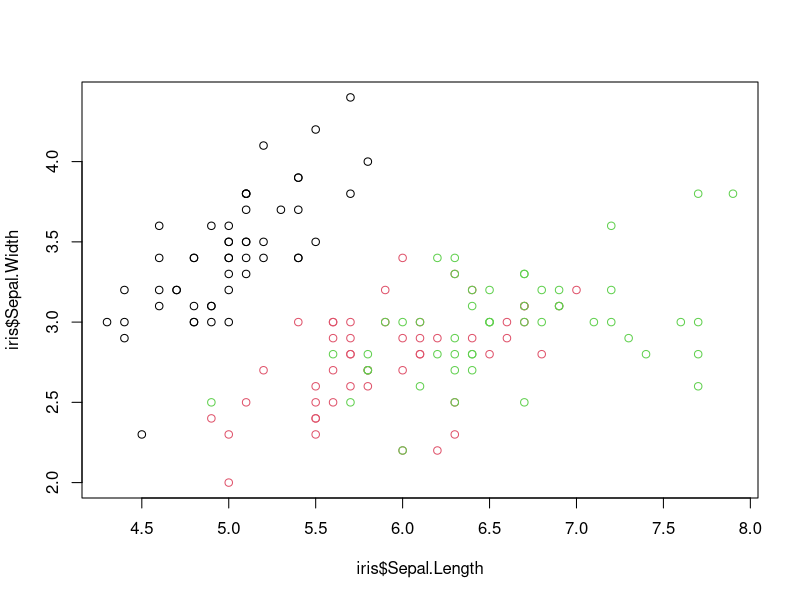
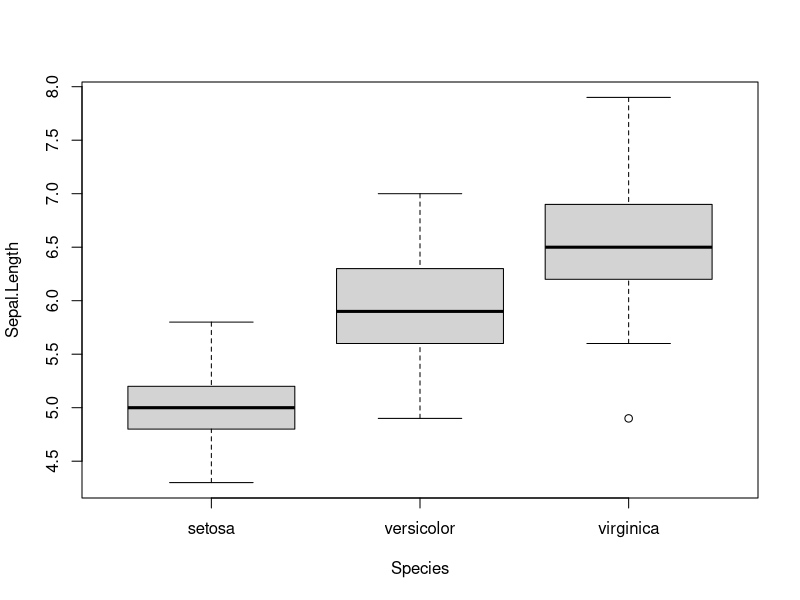
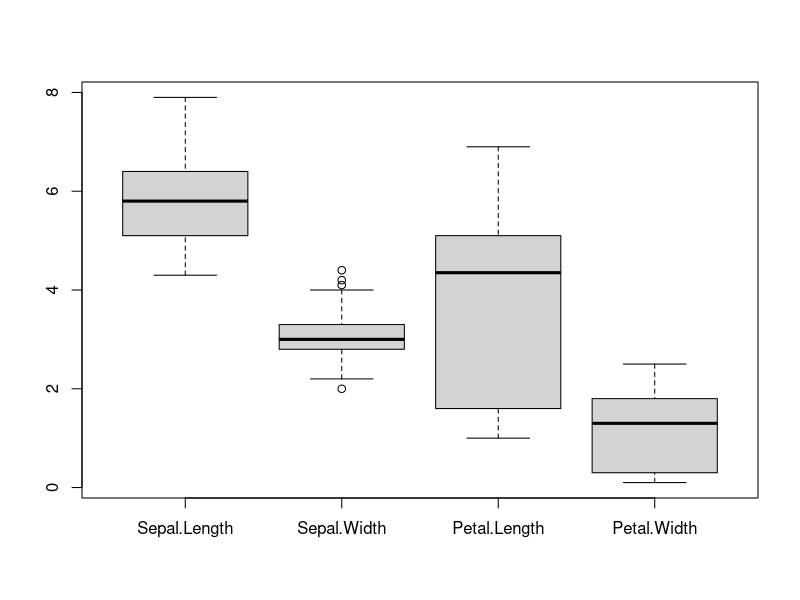

These figures' R source, in order:
# Accessing Built-in Dataset:
iris
# Exploring the Dataset
head(iris)
tail(iris)
summary(iris)
# Structure of the Dataset
str(iris)
# Basic Plotting
plot(iris$Sepal.Length, iris$Sepal.Width, col=iris$Species)
# Boxplot
boxplot(Sepal.Length ~ Species, data=iris)
boxplot(iris[1:4])